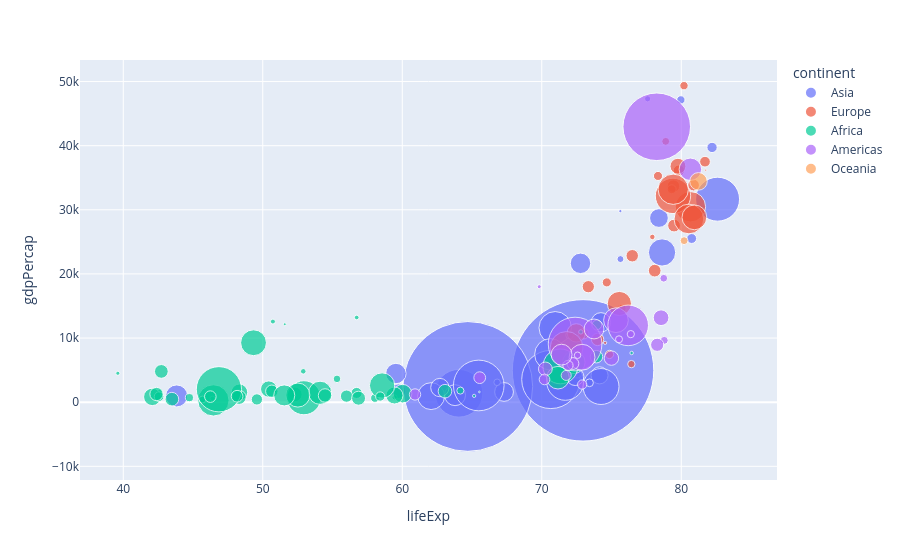

Notebook code for this chart:
### Markdown cell above
# plot life exp and gdp scatter plot 
- continent as color -> pop as size -> hover name -> range_x/range_y -> log_x/log_y

### Code cell
px.scatter(temp_df, x='lifeExp', y='gdpPercap',color='continent',size='pop',size_max=100, hover_name='country')

### Figure 1 — Plotly figure (JSON) as saved in the notebook; plotly's stock layout.template omitted (floating-point values rounded to 4 significant figures)
{"data": [{"hovertemplate": "<b>%{hovertext}</b><br><br>continent=Asia<br>lifeExp=%{x}<br>gdpPercap=%{y}<br>pop=%{marker.size}<extra></extra>", "hovertext": ["Afghanistan", "Bahrain", "Bangladesh", "Cambodia", "China", "Hong Kong, China", "India", "Indonesia", "Iran", "Iraq", "Israel", "Japan", "Jordan", "Korea, Dem. Rep.", "Korea, Rep.", "Kuwait", "Lebanon", "Malaysia", "Mongolia", "Myanmar", "Nepal", "Oman", "Pakistan", "Philippines", "Saudi Arabia", "Singapore", "Sri Lanka", "Syria", "Taiwan", "Thailand", "Vietnam", "West Bank and Gaza", "Yemen, Rep."], "legendgroup": "Asia", "marker": {"color": "#636efa", "size": [31889923, 708573, 150448339, 14131858, 1318683096, 6980412, 1110396331, 223547000, 69453570, 27499638, 6426679, 127467972, 6053193, 23301725, 49044790, 2505559, 3921278, 24821286, 2874127, 47761980, 28901790, 3204897, 169270617, 91077287, 27601038, 4553009, 20378239, 19314747, 23174294, 65068149, 85262356, 4018332, 22211743], "sizemode": "area", "sizeref": 131900.0, "symbol": "circle"}, "mode": "markers", "name": "Asia", "orientation": "v", "showlegend": true, "type": "scatter", "x": [43.83, 75.64, 64.06, 59.72, 72.96, 82.21, 64.7, 70.65, 70.96, 59.55, 80.75, 82.6, 72.53, 67.3, 78.62, 77.59, 71.99, 74.24, 66.8, 62.07, 63.78, 75.64, 65.48, 71.69, 72.78, 79.97, 72.4, 74.14, 78.4, 70.62, 74.25, 73.42, 62.7], "xaxis": "x", "y": [974.6, 29800.0, 1391.0, 1714.0, 4959.0, 39720.0, 2452.0, 3541.0, 11610.0, 4471.0, 25520.0, 31660.0, 4519.0, 1593.0, 23350.0, 47310.0, 10460.0, 12450.0, 3096.0, 944.0, 1091.0, 22320.0, 2606.0, 3190.0, 21650.0, 47140.0, 3970.0, 4185.0, 28720.0, 7458.0, 2442.0, 3025.0, 2281.0], "yaxis": "y"}, {"hovertemplate": "<b>%{hovertext}</b><br><br>continent=Europe<br>lifeExp=%{x}<br>gdpPercap=%{y}<br>pop=%{marker.size}<extra></extra>", "hovertext": ["Albania", "Austria", "Belgium", "Bosnia and Herzegovina", "Bulgaria", "Croatia", "Czech Republic", "Denmark", "Finland", "France", "Germany", "Greece", "Hungary", "Iceland", "Ireland", "Italy", "Montenegro", "Netherlands", "Norway", "Poland", "Portugal", "Romania", "Serbia", "Slovak Republic", "Slovenia", "Spain", "Sweden", "Switzerland", "Turkey", "United Kingdom"], "legendgroup": "Europe", "marker": {"color": "#EF553B", "size": [3600523, 8199783, 10392226, 4552198, 7322858, 4493312, 10228744, 5468120, 5238460, 61083916, 82400996, 10706290, 9956108, 301931, 4109086, 58147733, 684736, 16570613, 4627926, 38518241, 10642836, 22276056, 10150265, 5447502, 2009245, 40448191, 9031088, 7554661, 71158647, 60776238], "sizemode": "area", "sizeref": 131900.0, "symbol": "circle"}, "mode": "markers", "name": "Europe", "orientation": "v", "showlegend": true, "type": "scatter", "x": [76.42, 79.83, 79.44, 74.85, 73.0, 75.75, 76.49, 78.33, 79.31, 80.66, 79.41, 79.48, 73.34, 81.76, 78.89, 80.55, 74.54, 79.76, 80.2, 75.56, 78.1, 72.48, 74.0, 74.66, 77.93, 80.94, 80.88, 81.7, 71.78, 79.42], "xaxis": "x", "y": [5937.0, 36130.0, 33690.0, 7446.0, 10680.0, 14620.0, 22830.0, 35280.0, 33210.0, 30470.0, 32170.0, 27540.0, 18010.0, 36180.0, 40680.0, 28570.0, 9254.0, 36800.0, 49360.0, 15390.0, 20510.0, 10810.0, 9787.0, 18680.0, 25770.0, 28820.0, 33860.0, 37510.0, 8458.0, 33200.0], "yaxis": "y"}, {"hovertemplate": "<b>%{hovertext}</b><br><br>continent=Africa<br>lifeExp=%{x}<br>gdpPercap=%{y}<br>pop=%{marker.size}<extra></extra>", "hovertext": ["Algeria", "Angola", "Benin", "Botswana", "Burkina Faso", "Burundi", "Cameroon", "Central African Republic", "Chad", "Comoros", "Congo, Dem. Rep.", "Congo, Rep.", "Cote d'Ivoire", "Djibouti", "Egypt", "Equatorial Guinea", "Eritrea", "Ethiopia", "Gabon", "Gambia", "Ghana", "Guinea", "Guinea-Bissau", "Kenya", "Lesotho", "Liberia", "Libya", "Madagascar", "Malawi", "Mali", "Mauritania", "Mauritius", "Morocco", "Mozambique", "Namibia", "Niger", "Nigeria", "Reunion", "Rwanda", "Sao Tome and Principe", "Senegal", "Sierra Leone", "Somalia", "South Africa", "Sudan", "Swaziland", "Tanzania", "Togo", "Tunisia", "Uganda", "Zambia", "Zimbabwe"], "legendgroup": "Africa", "marker": {"color": "#00cc96", "size": [33333216, 12420476, 8078314, 1639131, 14326203, 8390505, 17696293, 4369038, 10238807, 710960, 64606759, 3800610, 18013409, 496374, 80264543, 551201, 4906585, 76511887, 1454867, 1688359, 22873338, 9947814, 1472041, 35610177, 2012649, 3193942, 6036914, 19167654, 13327079, 12031795, 3270065, 1250882, 33757175, 19951656, 2055080, 12894865, 135031164, 798094, 8860588, 199579, 12267493, 6144562, 9118773, 43997828, 42292929, 1133066, 38139640, 5701579, 10276158, 29170398, 11746035, 12311143], "sizemode": "area", "sizeref": 131900.0, "symbol": "circle"}, "mode": "markers", "name": "Africa", "orientation": "v", "showlegend": true, "type": "scatter", "x": [72.3, 42.73, 56.73, 50.73, 52.3, 49.58, 50.43, 44.74, 50.65, 65.15, 46.46, 55.32, 48.33, 54.79, 71.34, 51.58, 58.04, 52.95, 56.73, 59.45, 60.02, 56.01, 46.39, 54.11, 42.59, 45.68, 73.95, 59.44, 48.3, 54.47, 64.16, 72.8, 71.16, 42.08, 52.91, 56.87, 46.86, 76.44, 46.24, 65.53, 63.06, 42.57, 48.16, 49.34, 58.56, 39.61, 52.52, 58.42, 73.92, 51.54, 42.38, 43.49], "xaxis": "x", "y": [6223.0, 4797.0, 1441.0, 12570.0, 1217.0, 430.1, 2042.0, 706.0, 1704.0, 986.1, 277.6, 3633.0, 1545.0, 2082.0, 5581.0, 12150.0, 641.4, 690.8, 13210.0, 752.7, 1328.0, 942.7, 579.2, 1463.0, 1569.0, 414.5, 12060.0, 1045.0, 759.3, 1043.0, 1803.0, 10960.0, 3820.0, 823.7, 4811.0, 619.7, 2014.0, 7670.0, 863.1, 1598.0, 1712.0, 862.5, 926.1, 9270.0, 2602.0, 4513.0, 1107.0, 883.0, 7093.0, 1056.0, 1271.0, 469.7], "yaxis": "y"}, {"hovertemplate": "<b>%{hovertext}</b><br><br>continent=Americas<br>lifeExp=%{x}<br>gdpPercap=%{y}<br>pop=%{marker.size}<extra></extra>", "hovertext": ["Argentina", "Bolivia", "Brazil", "Canada", "Chile", "Colombia", "Costa Rica", "Cuba", "Dominican Republic", "Ecuador", "El Salvador", "Guatemala", "Haiti", "Honduras", "Jamaica", "Mexico", "Nicaragua", "Panama", "Paraguay", "Peru", "Puerto Rico", "Trinidad and Tobago", "United States", "Uruguay", "Venezuela"], "legendgroup": "Americas", "marker": {"color": "#ab63fa", "size": [40301927, 9119152, 190010647, 33390141, 16284741, 44227550, 4133884, 11416987, 9319622, 13755680, 6939688, 12572928, 8502814, 7483763, 2780132, 108700891, 5675356, 3242173, 6667147, 28674757, 3942491, 1056608, 301139947, 3447496, 26084662], "sizemode": "area", "sizeref": 131900.0, "symbol": "circle"}, "mode": "markers", "name": "Americas", "orientation": "v", "showlegend": true, "type": "scatter", "x": [75.32, 65.55, 72.39, 80.65, 78.55, 72.89, 78.78, 78.27, 72.23, 74.99, 71.88, 70.26, 60.92, 70.2, 72.57, 76.19, 72.9, 75.54, 71.75, 71.42, 78.75, 69.82, 78.24, 76.38, 73.75], "xaxis": "x", "y": [12780.0, 3822.0, 9066.0, 36320.0, 13170.0, 7007.0, 9645.0, 8948.0, 6025.0, 6873.0, 5728.0, 5186.0, 1202.0, 3548.0, 7321.0, 11980.0, 2749.0, 9809.0, 4173.0, 7409.0, 19330.0, 18010.0, 42950.0, 10610.0, 11420.0], "yaxis": "y"}, {"hovertemplate": "<b>%{hovertext}</b><br><br>continent=Oceania<br>lifeExp=%{x}<br>gdpPercap=%{y}<br>pop=%{marker.size}<extra></extra>", "hovertext": ["Australia", "New Zealand"], "legendgroup": "Oceania", "marker": {"color": "#FFA15A", "size": [20434176, 4115771], "sizemode": "area", "sizeref": 131900.0, "symbol": "circle"}, "mode": "markers", "name": "Oceania", "orientation": "v", "showlegend": true, "type": "scatter", "x": [81.23, 80.2], "xaxis": "x", "y": [34440.0, 25190.0], "yaxis": "y"}], "layout": {"legend": {"itemsizing": "constant", "title": {"text": "continent"}, "tracegroupgap": 0}, "margin": {"t": 60}, "xaxis": {"anchor": "y", "domain": [0, 1], "title": {"text": "lifeExp"}}, "yaxis": {"anchor": "x", "domain": [0, 1], "title": {"text": "gdpPercap"}}}}
